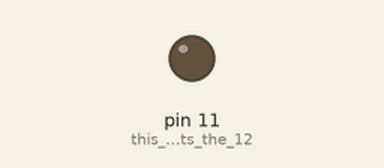
Bench run of a sketch on a simulated Arduino Uno, built with avr-gcc and run on an emulated ATmega328P. Parts: output pins drawn as LEDs (lit = HIGH).

Above: at 0.05 s.
At 1.5 s:
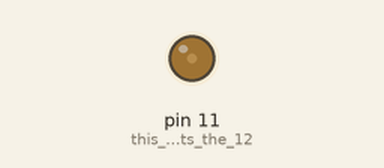
At 3.0 s:
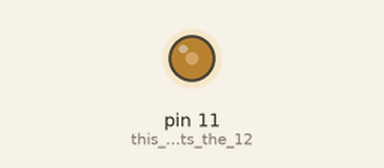
At 6.0 s:
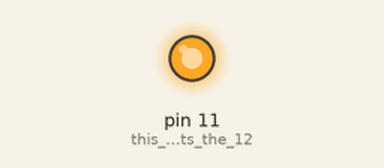
Timing chart, 0 to 7.8 s (numbered marks = the images above):
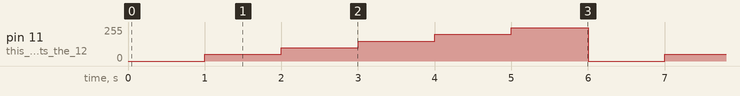

The sketch:

fade.ino
```cpp
void setup() {
  //this function is use to set the pins for output/input purpose
  //and this portion runs only once
  pinMode(11,OUTPUT);//this function sets the 12 number pin as output and so on uptill 11
}
int i;//this is a global variable used to fade the led
void loop() {
  //this function runs always in a loop after the setup function
  for(i=0;i<255;i+=50)
  {//this part of the program is use to increase the value of i by 50
    analogWrite(11,i);
    /*
     * this function analogWrite is use to give the value to the pwm pins these are generally
     * used for the pwm pins i.e pulse width modulation pins , over here we send pulses ranging from
     * 0 to 255 as we can see in the loop with a delay of 1 second.
     */
    delay(1000);
  }
}
```

Measured:
- by itself, pin 11 (this_function_sets_the_12): repeats every 6.0 s: 100/255 1.0 s, 150/255 1.0 s, 200/255 1.0 s, 250/255 1.0 s, 0/255 1.0 s, 50/255 1.0 s
